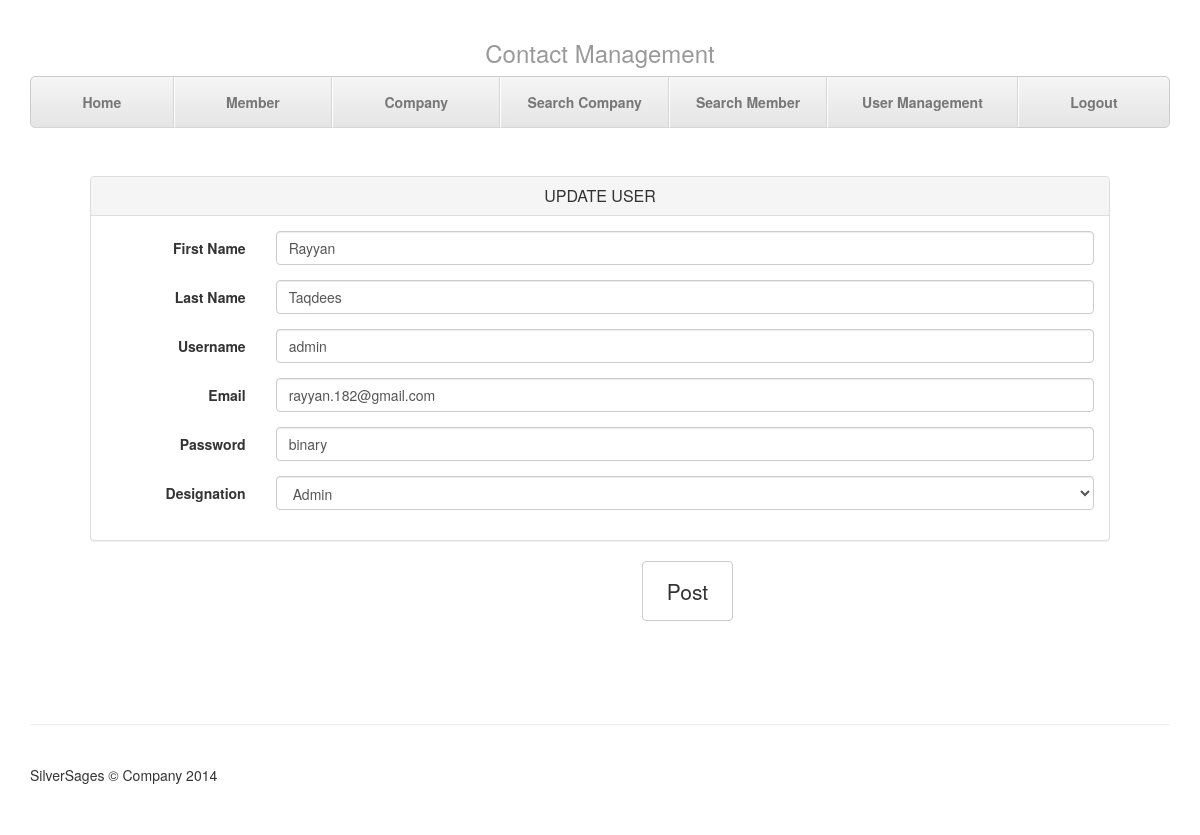
/user_update.php?id=3 (signed in), run on an earlier commit of the app's database.
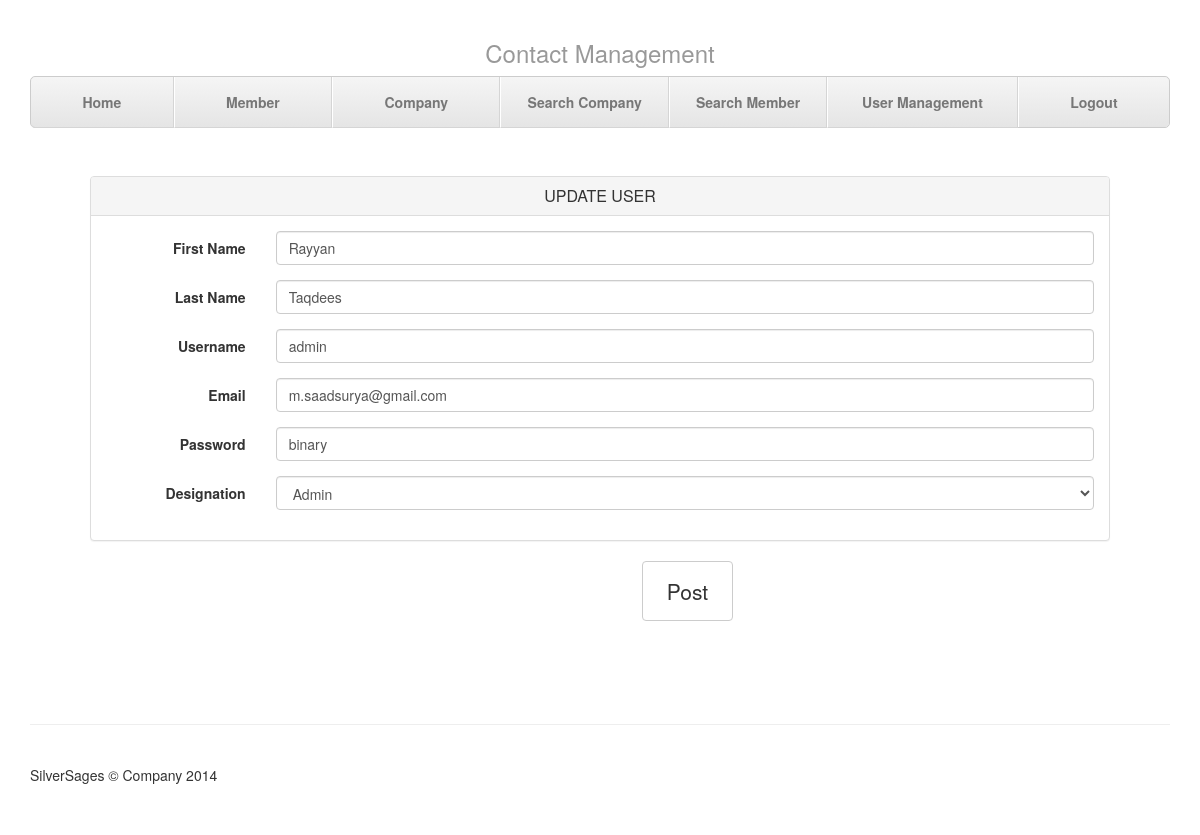
And on a later commit of the database.
### tables this page shows
CREATE TABLE IF NOT EXISTS `user` (
  `userID` int(5) NOT NULL AUTO_INCREMENT,
  `username` varchar(20) NOT NULL,
  `password` varchar(30) NOT NULL,
  `first_name` varchar(20) NOT NULL,
  `last_name` varchar(20) NOT NULL,
  `type` int(5) NOT NULL,
  `email` varchar(50) NOT NULL,
  PRIMARY KEY (`userID`)
);

### user_update.php (the view, shortened to what this page needs)
<?php
include 'header/connect_database.php';
include 'header/_user-details.php';
if(isset($_GET['id'])){
	$id = $_GET['id'];
	$query = "Select * from user where userID = :ID";
	$sth = $dbh->prepare($query);
	$sth->bindValue(':ID',$id);
	$sth->execute();
	$result = $sth->fetchAll();
	$row = $result[0];
	$username = $row['username'];
	$fname = $row['first_name'];
	$lname = $row['last_name'];
	$password = $row['password'];
	$email=$row['email'];
	$type=$row['type'];
	}
?>
<!DOCTYPE html>
<html lang="en">
<head>
<link href="css/bootstrap.min.css" rel="stylesheet">
<link href="css/justified-nav.css" rel="stylesheet">
</head>
<body>
<div class="container">
  <?php include 'header/menu-top-navigation.php';
?>
  <div class="jumbotron">
    <form class="form-horizontal" role="form" method="post" enctype="multipart/form-data" action="user_update.php?id=<?php echo $_GET['id']; ?>">
      <div class="panel panel-default">
        <div class="panel-heading">
          <h3 class="panel-title">UPDATE USER</h3>
        </div>
        <div class="panel-body">
          <div class="form-group">
            <label for="inputFName" class="col-sm-2 control-label">First Name</label>
            <div class="col-sm-10">
              <input type="text" class="form-control" id="inputFName" name="inputFName" placeholder="First Name" value=<?php echo $fname;?> >
            </div>
          </div>
           <div class="form-group">
            <label for="inputLName" class="col-sm-2 control-label">Last Name</label>
            <div class="col-sm-10">
              <input type="text" class="form-control" id="inputLName" name="inputLName" placeholder="Last Name" value=<?php echo $lname;?> >
            </div>
          </div>
           <div class="form-group">
            <label for="inputUName" class="col-sm-2 control-label">Username</label>
            <div class="col-sm-10">
              <input type="text" class="form-control" id="inputUName" name="inputUName" placeholder="Username" value=<?php echo $username;?> >
            </div>
          </div>
            <div class="form-group">
            <label for="inputEmail" class="col-sm-2 control-label">Email</label>
            <div class="col-sm-10">
              <input type="Email" class="form-control" id="inputEmail" name="inputEmail" placeholder="Email" value=<?php echo $email;?> >
            </div>
          </div>
            <div class="form-group">
            <label for="inputPassword" class="col-sm-2 control-label">Password</label>
            <div class="col-sm-10">
              <input type="text" class="form-control" id="inputPassword" name="inputPassword" placeholder="Password" value=<?php echo $password;?> >
            </div>
          </div>
          <div class="form-group">
            <label for="inputDesignatiion" class="col-sm-2 control-label">Designation</label>
            <div class="col-sm-10">
              <select class="form-control" id="inputDesignation" name="inputDesignation" >
                              <?php
			 $query = "select * from usertype";
			$stmt = $dbh->prepare($query);
			$stmt->execute();
 while($result = $stmt->fetch(PDO::FETCH_ASSOC))
			{
			$_uid = $result['userTypeID'];
		    $_designation = $result['designation'];
		if($_uid==$type){
			echo "<option value=${_uid} selected='selected'> ${_designation} </option>";
			}else{
			echo "<option value=${_uid}> ${_designation} </option>";
			}
			}
		 ?>
              </select>
            </div>
          </div>
        </div>
      </div>
       <div class="form-group">
        <div class="col-sm-offset-2 col-sm-10">
          <button type="submit" class="btn btn-default">Post</button>
        </div>
      </div>
    </form>
  </div>
  <div class="footer">
    <p>SilverSages &copy; Company 2014</p>
  </div>
</div>
</body>
</html>

What changed in the data, as far as the page shows it:
changed user "Rayyan": inputEmail "rayyan.182@gmail.com" → "m.saadsurya@gmail.com"
